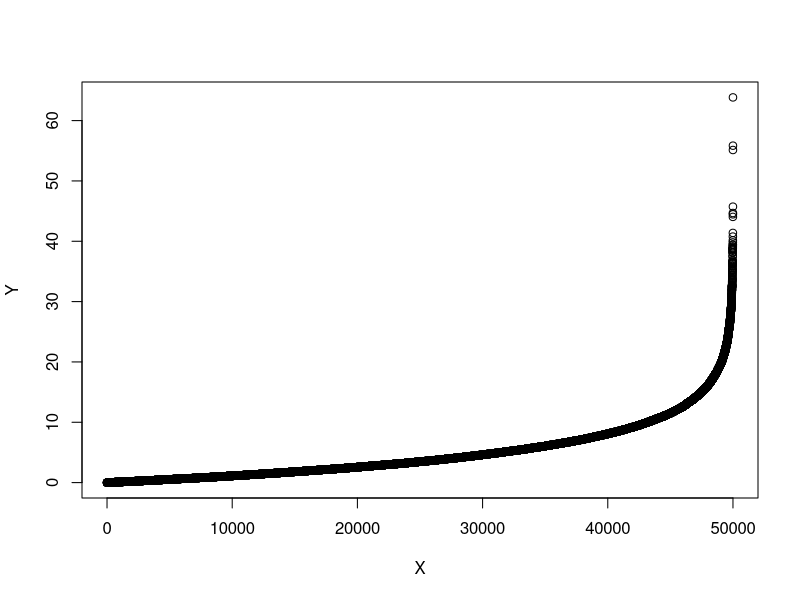
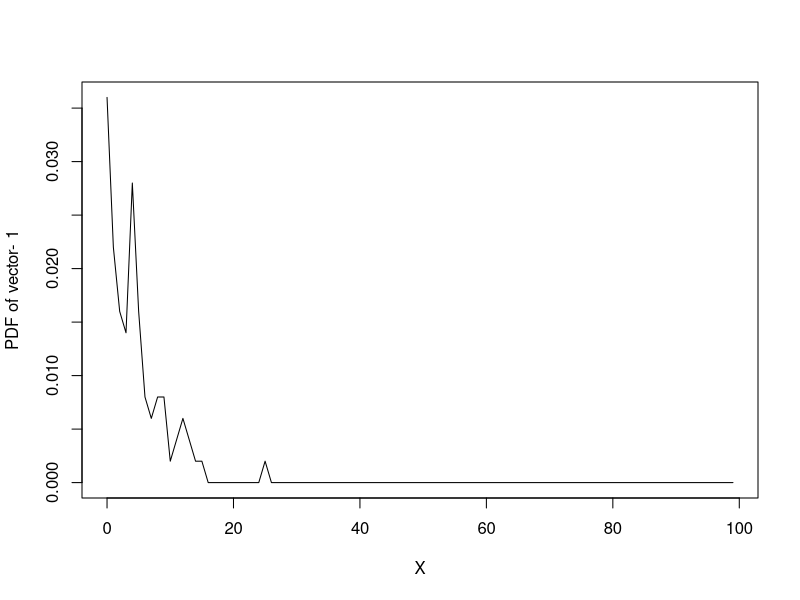
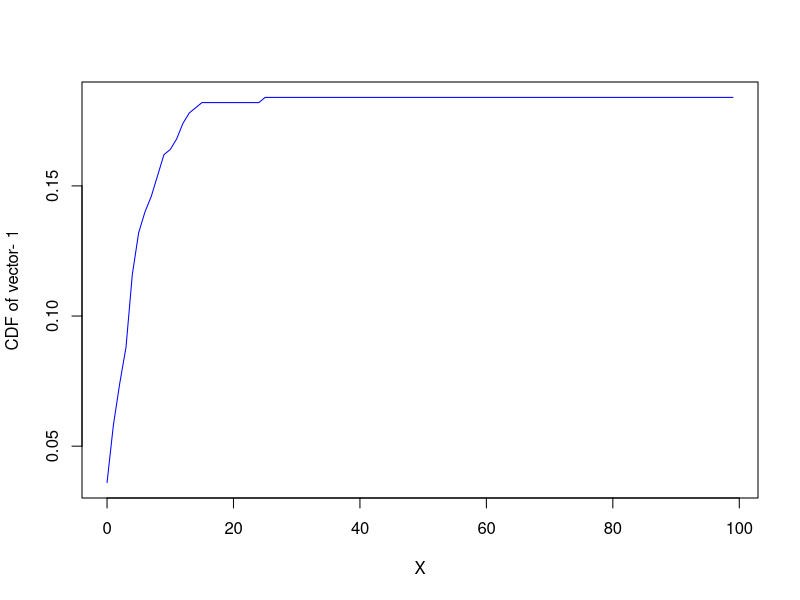
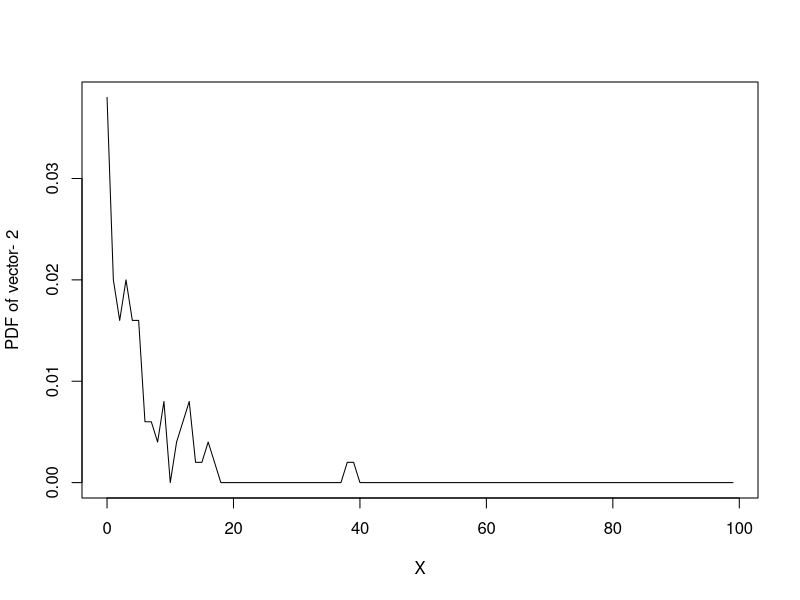
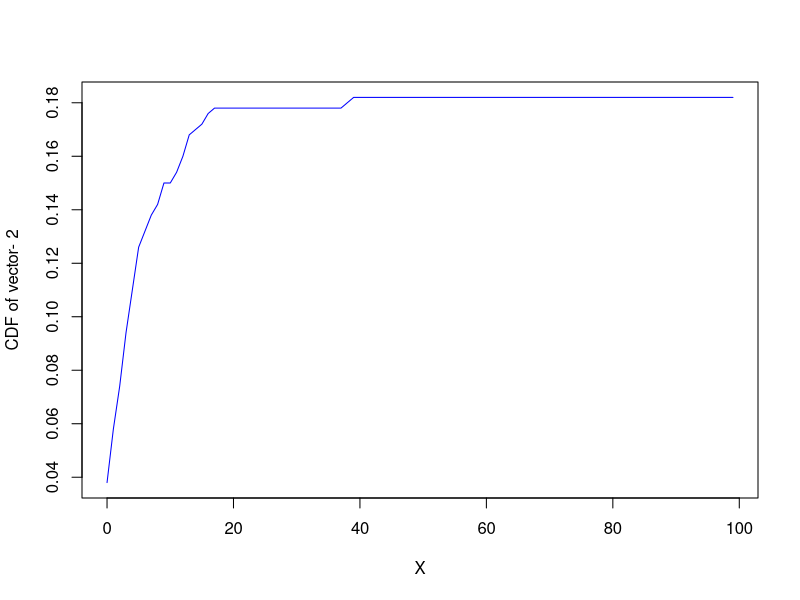
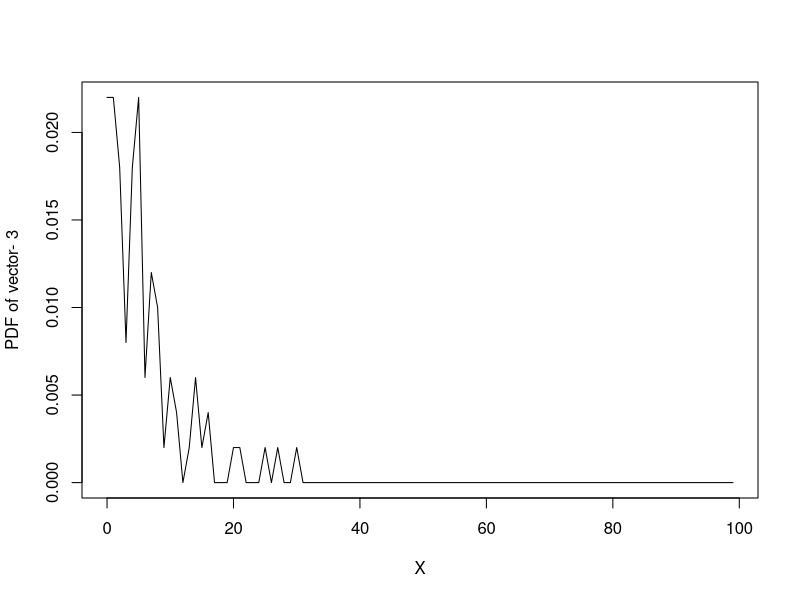
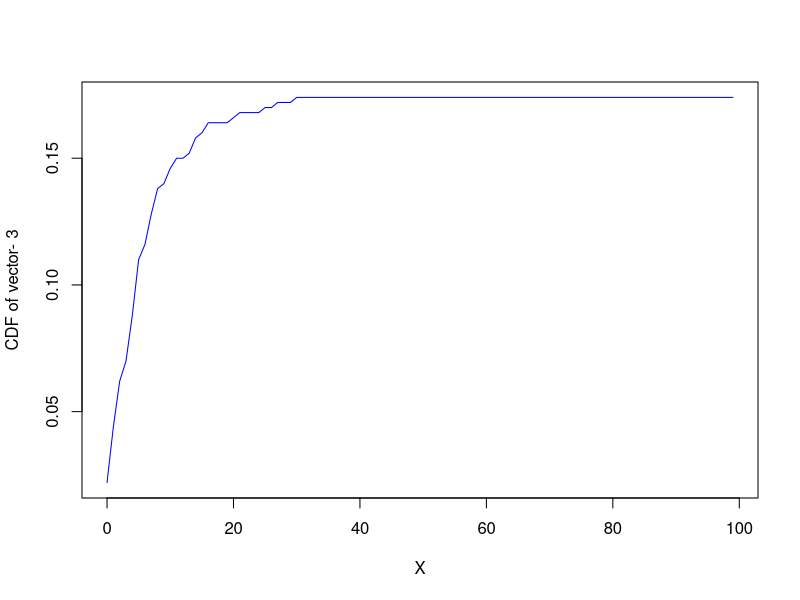
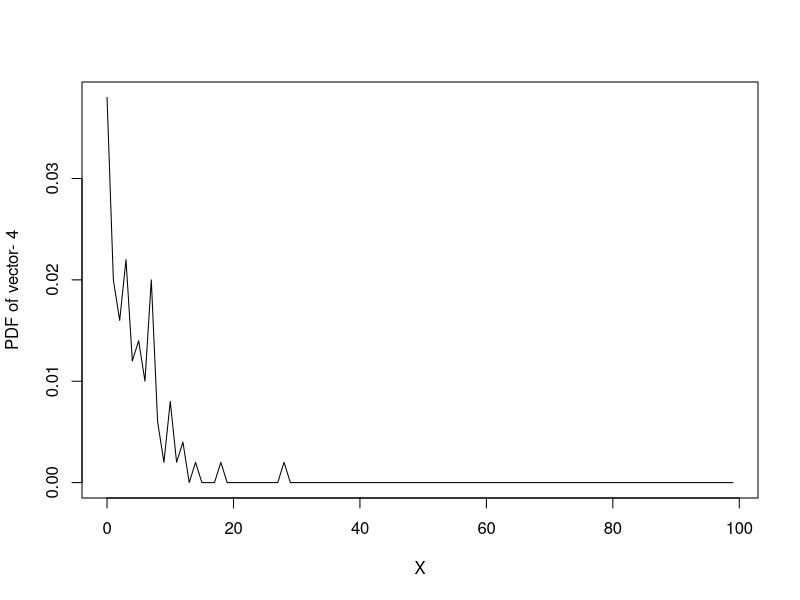

These figures' R source, in order:
#1
num_elements <- 50000
data <- rexp(num_elements, 0.2)
x <- data.frame(X = seq(1, num_elements , 1), Y = sort(data))
plot(x)

#2
mat_d <- matrix(data, 500, 100)

#3
xcols <- c(0:99)

for(i in 1:5){
  pdata <- rep(0, 100)
  cdata <- rep(0, 100)
  for(j in 1:100){
    val=round(mat_d[i,j], 0);
    if(val <= 100){
       pdata[val] = pdata[val] + 1/500;
    }
  }

  cdata[1] <- pdata[1]

  for(j in 2:100){
      cdata[j] = cdata[j-1] + pdata[j]
  }

  plot(xcols, pdata, "l", xlab="X", ylab=paste("PDF of vector-",i))

  plot(xcols, cdata, "l", col="blue", xlab="X", ylab=paste("CDF of vector-",i))

}

#mean and std
r.mean <- apply(mat_d, 1, mean)
r.std <- apply(mat_d, 1, sd)

print(r.mean[1:5])
print(r.std[1:5])

#4

#Frequency
tab <- table(round(r.mean))

plot(tab, "h", xlab="Mean value", ylab="Frequency")

pdata <- rep(0, 10);

for(i in 1:500){
    val=round(r.mean[i], 0);
    if(val <= 10){
       pdata[val] = pdata[val] + 1/500;
    }
}

xcols <- c(0:9)
plot(xcols, pdata, "l", xlab="Mean(X)", ylab="PDF of Mean")

cdata <- rep(0, 10)

cdata[1] <- pdata[1]

for(i in 2:10){
    cdata[i] = cdata[i-1] + pdata[i]
}

plot(xcols, cdata, "o", col="blue", xlab="Mean(X)", ylab="CDF of Mean");

#5
r.mean.mean <- mean(r.mean)
r.mean.std <- sd(r.mean)

#6
print("Theoratical value of Mean(1/lambda) = ")
print(1/0.2)

print("Actual value of Mean = ")
print(r.mean.mean)


print("Actual value of SD = ")
print(r.mean.std)
